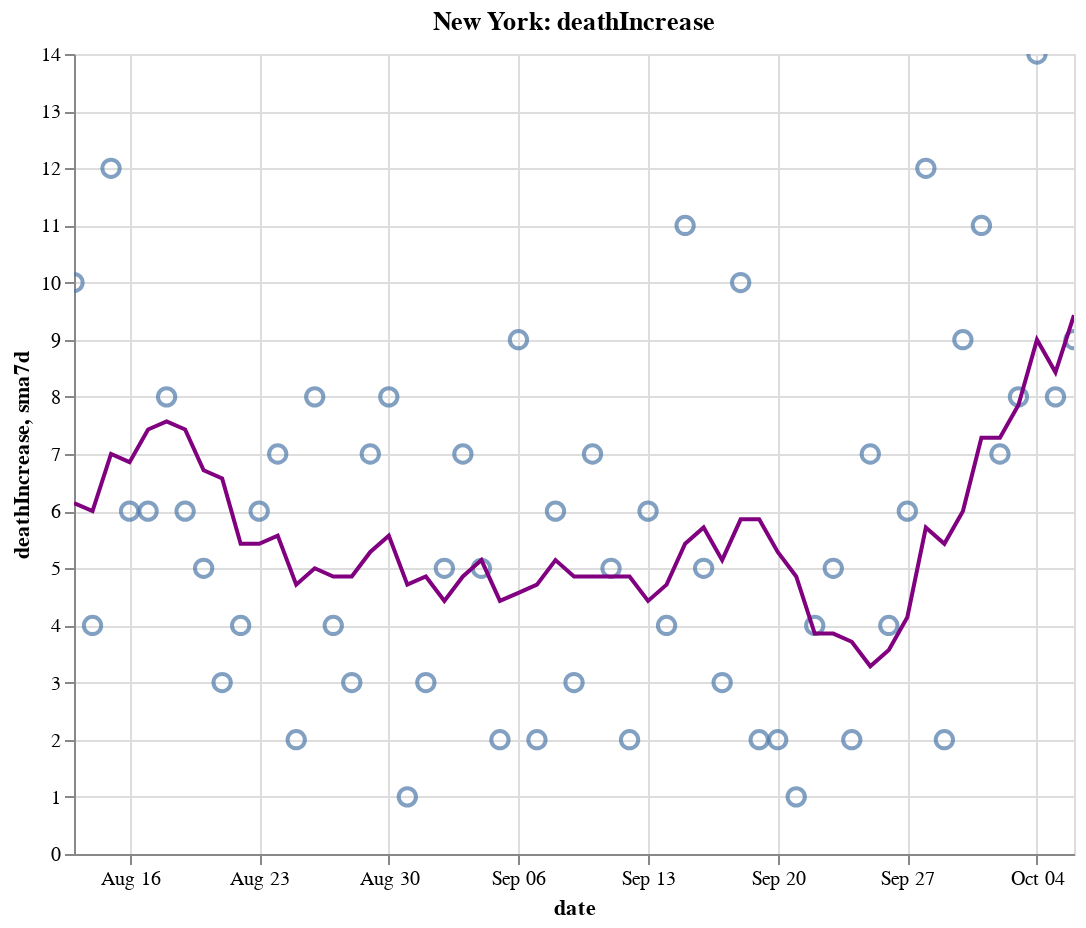

Here is the notebook cell this chart was saved with:
### Code cell
create_plot(ny, 'deathIncrease')

### Figure 1 — Vega-Lite specification as saved in the notebook (floating-point values rounded to 4 significant figures)
{"config": {"view": {"continuousWidth": 400, "continuousHeight": 300}}, "layer": [{"layer": [{"mark": {"type": "point", "size": 75}, "encoding": {"tooltip": [{"type": "temporal", "field": "date"}, {"type": "quantitative", "field": "deathIncrease"}, {"type": "quantitative", "field": "sma7d"}], "x": {"type": "temporal", "field": "date"}, "y": {"type": "quantitative", "field": "deathIncrease"}}, "selection": {"selector012": {"type": "interval", "bind": "scales", "encodings": ["x", "y"]}}}, {"mark": {"type": "line", "color": "purple"}, "encoding": {"x": {"type": "temporal", "field": "date"}, "y": {"type": "quantitative", "field": "sma7d"}}}]}, {"mark": {"type": "rule", "color": "#aaa"}, "encoding": {"x": {"type": "temporal", "field": "date"}}, "transform": [{"filter": {"selection": "selector011"}}]}, {"mark": "circle", "encoding": {"opacity": {"condition": {"value": 1, "selection": "selector011"}, "value": 0}, "tooltip": [{"type": "temporal", "field": "date"}, {"type": "quantitative", "field": "deathIncrease"}, {"type": "quantitative", "field": "sma7d"}], "x": {"type": "temporal", "field": "date"}, "y": {"type": "quantitative", "field": "deathIncrease"}}, "selection": {"selector011": {"type": "single", "encodings": ["x"], "on": "mouseover", "nearest": true, "empty": "none"}}}, {"mark": {"type": "text", "align": "left", "dx": 5, "dy": -5, "stroke": "white", "strokeWidth": 2}, "encoding": {"text": {"type": "quantitative", "field": "deathIncrease"}, "tooltip": [{"type": "temporal", "field": "date"}, {"type": "quantitative", "field": "deathIncrease"}, {"type": "quantitative", "field": "sma7d"}], "x": {"type": "temporal", "field": "date"}, "y": {"type": "quantitative", "field": "deathIncrease"}}, "transform": [{"filter": {"selection": "selector011"}}]}, {"mark": {"type": "text", "align": "left", "dx": 5, "dy": -5}, "encoding": {"text": {"type": "quantitative", "field": "deathIncrease"}, "tooltip": [{"type": "temporal", "field": "date"}, {"type": "quantitative", "field": "deathIncrease"}, {"type": "quantitative", "field": "sma7d"}], "x": {"type": "temporal", "field": "date"}, "y": {"type": "quantitative", "field": "deathIncrease"}}, "transform": [{"filter": {"selection": "selector011"}}]}], "data": {"name": "data-e785c418b032461aa64150c60d0665f9"}, "height": 400, "title": "New York: deathIncrease", "width": 500, "$schema": "https://vega.github.io/schema/vega-lite/v4.8.1.json", "datasets": {"data-e785c418b032461aa64150c60d0665f9": [{"date": "2020-08-13T00:00:00", "totalTestResultsIncrease": 87900.0, "positiveIncrease": 737.0, "death": 25230.0, "deathIncrease": 10.0, "positiveRate": 0.008, "state": "New York", "sma7d": 6.143}, {"date": "2020-08-14T00:00:00", "totalTestResultsIncrease": 85460.0, "positiveIncrease": 727.0, "death": 25230.0, "deathIncrease": 4.0, "positiveRate": 0.009, "state": "New York", "sma7d": 6.0}, {"date": "2020-08-15T00:00:00", "totalTestResultsIncrease": 88670.0, "positiveIncrease": 734.0, "death": 25240.0, "deathIncrease": 12.0, "positiveRate": 0.008, "state": "New York", "sma7d": 7.0}, {"date": "2020-08-16T00:00:00", "totalTestResultsIncrease": 77690.0, "positiveIncrease": 607.0, "death": 25250.0, "deathIncrease": 6.0, "positiveRate": 0.008, "state": "New York", "sma7d": 6.857}, {"date": "2020-08-17T00:00:00", "totalTestResultsIncrease": 56890.0, "positiveIncrease": 408.0, "death": 25260.0, "deathIncrease": 6.0, "positiveRate": 0.007, "state": "New York", "sma7d": 7.429}, {"date": "2020-08-18T00:00:00", "totalTestResultsIncrease": 66890.0, "positiveIncrease": 655.0, "death": 25260.0, "deathIncrease": 8.0, "positiveRate": 0.01, "state": "New York", "sma7d": 7.571}, {"date": "2020-08-19T00:00:00", "totalTestResultsIncrease": 80420.0, "positiveIncrease": 631.0, "death": 25270.0, "deathIncrease": 6.0, "positiveRate": 0.008, "state": "New York", "sma7d": 7.429}, {"date": "2020-08-20T00:00:00", "totalTestResultsIncrease": 80980.0, "positiveIncrease": 601.0, "death": 25280.0, "deathIncrease": 5.0, "positiveRate": 0.007, "state": "New York", "sma7d": 6.714}, {"date": "2020-08-21T00:00:00", "totalTestResultsIncrease": 98880.0, "positiveIncrease": 709.0, "death": 25280.0, "deathIncrease": 3.0, "positiveRate": 0.007, "state": "New York", "sma7d": 6.571}, {"date": "2020-08-22T00:00:00", "totalTestResultsIncrease": 94850.0, "positiveIncrease": 653.0, "death": 25280.0, "deathIncrease": 4.0, "positiveRate": 0.007, "state": "New York", "sma7d": 5.429}, {"date": "2020-08-23T00:00:00", "totalTestResultsIncrease": 74040.0, "positiveIncrease": 572.0, "death": 25290.0, "deathIncrease": 6.0, "positiveRate": 0.008, "state": "New York", "sma7d": 5.429}, {"date": "2020-08-24T00:00:00", "totalTestResultsIncrease": 62030.0, "positiveIncrease": 408.0, "death": 25300.0, "deathIncrease": 7.0, "positiveRate": 0.007, "state": "New York", "sma7d": 5.571}, {"date": "2020-08-25T00:00:00", "totalTestResultsIncrease": 67260.0, "positiveIncrease": 629.0, "death": 25300.0, "deathIncrease": 2.0, "positiveRate": 0.009, "state": "New York", "sma7d": 4.714}, {"date": "2020-08-26T00:00:00", "totalTestResultsIncrease": 71190.0, "positiveIncrease": 566.0, "death": 25300.0, "deathIncrease": 8.0, "positiveRate": 0.008, "state": "New York", "sma7d": 5.0}, {"date": "2020-08-27T00:00:00", "totalTestResultsIncrease": 83440.0, "positiveIncrease": 791.0, "death": 25310.0, "deathIncrease": 4.0, "positiveRate": 0.009, "state": "New York", "sma7d": 4.857}, {"date": "2020-08-28T00:00:00", "totalTestResultsIncrease": 97830.0, "positiveIncrease": 636.0, "death": 25310.0, "deathIncrease": 3.0, "positiveRate": 0.007, "state": "New York", "sma7d": 4.857}, {"date": "2020-08-29T00:00:00", "totalTestResultsIncrease": 93870.0, "positiveIncrease": 635.0, "death": 25320.0, "deathIncrease": 7.0, "positiveRate": 0.007, "state": "New York", "sma7d": 5.286}, {"date": "2020-08-30T00:00:00", "totalTestResultsIncrease": 100000.0, "positiveIncrease": 698.0, "death": 25330.0, "deathIncrease": 8.0, "positiveRate": 0.007, "state": "New York", "sma7d": 5.571}, {"date": "2020-08-31T00:00:00", "totalTestResultsIncrease": 66240.0, "positiveIncrease": 656.0, "death": 25330.0, "deathIncrease": 1.0, "positiveRate": 0.01, "state": "New York", "sma7d": 4.714}, {"date": "2020-09-01T00:00:00", "totalTestResultsIncrease": 77000.0, "positiveIncrease": 754.0, "death": 25330.0, "deathIncrease": 3.0, "positiveRate": 0.01, "state": "New York", "sma7d": 4.857}, {"date": "2020-09-02T00:00:00", "totalTestResultsIncrease": 88450.0, "positiveIncrease": 708.0, "death": 25340.0, "deathIncrease": 5.0, "positiveRate": 0.008, "state": "New York", "sma7d": 4.429}, {"date": "2020-09-03T00:00:00", "totalTestResultsIncrease": 88980.0, "positiveIncrease": 889.0, "death": 25340.0, "deathIncrease": 7.0, "positiveRate": 0.01, "state": "New York", "sma7d": 4.857}, {"date": "2020-09-04T00:00:00", "totalTestResultsIncrease": 93400.0, "positiveIncrease": 864.0, "death": 25350.0, "deathIncrease": 5.0, "positiveRate": 0.009, "state": "New York", "sma7d": 5.143}, {"date": "2020-09-05T00:00:00", "totalTestResultsIncrease": 99760.0, "positiveIncrease": 801.0, "death": 25350.0, "deathIncrease": 2.0, "positiveRate": 0.008, "state": "New York", "sma7d": 4.429}, {"date": "2020-09-06T00:00:00", "totalTestResultsIncrease": 85630.0, "positiveIncrease": 729.0, "death": 25360.0, "deathIncrease": 9.0, "positiveRate": 0.009, "state": "New York", "sma7d": 4.571}, {"date": "2020-09-07T00:00:00", "totalTestResultsIncrease": 58860.0, "positiveIncrease": 520.0, "death": 25360.0, "deathIncrease": 2.0, "positiveRate": 0.009, "state": "New York", "sma7d": 4.714}, {"date": "2020-09-08T00:00:00", "totalTestResultsIncrease": 57830.0, "positiveIncrease": 557.0, "death": 25370.0, "deathIncrease": 6.0, "positiveRate": 0.01, "state": "New York", "sma7d": 5.143}, {"date": "2020-09-09T00:00:00", "totalTestResultsIncrease": 63230.0, "positiveIncrease": 576.0, "death": 25370.0, "deathIncrease": 3.0, "positiveRate": 0.009, "state": "New York", "sma7d": 4.857}, {"date": "2020-09-10T00:00:00", "totalTestResultsIncrease": 76810.0, "positiveIncrease": 757.0, "death": 25380.0, "deathIncrease": 7.0, "positiveRate": 0.01, "state": "New York", "sma7d": 4.857}, {"date": "2020-09-11T00:00:00", "totalTestResultsIncrease": 89720.0, "positiveIncrease": 880.0, "death": 25380.0, "deathIncrease": 5.0, "positiveRate": 0.01, "state": "New York", "sma7d": 4.857}, {"date": "2020-09-12T00:00:00", "totalTestResultsIncrease": 102900.0, "positiveIncrease": 849.0, "death": 25380.0, "deathIncrease": 2.0, "positiveRate": 0.008, "state": "New York", "sma7d": 4.857}, {"date": "2020-09-13T00:00:00", "totalTestResultsIncrease": 72670.0, "positiveIncrease": 725.0, "death": 25390.0, "deathIncrease": 6.0, "positiveRate": 0.01, "state": "New York", "sma7d": 4.429}, {"date": "2020-09-14T00:00:00", "totalTestResultsIncrease": 63360.0, "positiveIncrease": 583.0, "death": 25390.0, "deathIncrease": 4.0, "positiveRate": 0.009, "state": "New York", "sma7d": 4.714}, {"date": "2020-09-15T00:00:00", "totalTestResultsIncrease": 73680.0, "positiveIncrease": 766.0, "death": 25400.0, "deathIncrease": 11.0, "positiveRate": 0.01, "state": "New York", "sma7d": 5.429}, {"date": "2020-09-16T00:00:00", "totalTestResultsIncrease": 75090.0, "positiveIncrease": 652.0, "death": 25410.0, "deathIncrease": 5.0, "positiveRate": 0.009, "state": "New York", "sma7d": 5.714}, {"date": "2020-09-17T00:00:00", "totalTestResultsIncrease": 91500.0, "positiveIncrease": 896.0, "death": 25410.0, "deathIncrease": 3.0, "positiveRate": 0.01, "state": "New York", "sma7d": 5.143}, {"date": "2020-09-18T00:00:00", "totalTestResultsIncrease": 89730.0, "positiveIncrease": 790.0, "death": 25420.0, "deathIncrease": 10.0, "positiveRate": 0.009, "state": "New York", "sma7d": 5.857}, {"date": "2020-09-19T00:00:00", "totalTestResultsIncrease": 110400.0, "positiveIncrease": 986.0, "death": 25420.0, "deathIncrease": 2.0, "positiveRate": 0.009, "state": "New York", "sma7d": 5.857}, {"date": "2020-09-20T00:00:00", "totalTestResultsIncrease": 100400.0, "positiveIncrease": 862.0, "death": 25430.0, "deathIncrease": 2.0, "positiveRate": 0.009, "state": "New York", "sma7d": 5.286}, {"date": "2020-09-21T00:00:00", "totalTestResultsIncrease": 58320.0, "positiveIncrease": 573.0, "death": 25430.0, "deathIncrease": 1.0, "positiveRate": 0.01, "state": "New York", "sma7d": 4.857}, {"date": "2020-09-22T00:00:00", "totalTestResultsIncrease": 84000.0, "positiveIncrease": 754.0, "death": 25430.0, "deathIncrease": 4.0, "positiveRate": 0.009, "state": "New York", "sma7d": 3.857}, {"date": "2020-09-23T00:00:00", "totalTestResultsIncrease": 70930.0, "positiveIncrease": 665.0, "death": 25440.0, "deathIncrease": 5.0, "positiveRate": 0.009, "state": "New York", "sma7d": 3.857}, {"date": "2020-09-24T00:00:00", "totalTestResultsIncrease": 92950.0, "positiveIncrease": 955.0, "death": 25440.0, "deathIncrease": 2.0, "positiveRate": 0.01, "state": "New York", "sma7d": 3.714}, {"date": "2020-09-25T00:00:00", "totalTestResultsIncrease": 94820.0, "positiveIncrease": 908.0, "death": 25450.0, "deathIncrease": 7.0, "positiveRate": 0.01, "state": "New York", "sma7d": 3.286}, {"date": "2020-09-26T00:00:00", "totalTestResultsIncrease": 99950.0, "positiveIncrease": 1005.0, "death": 25450.0, "deathIncrease": 4.0, "positiveRate": 0.01, "state": "New York", "sma7d": 3.571}, {"date": "2020-09-27T00:00:00", "totalTestResultsIncrease": 84770.0, "positiveIncrease": 866.0, "death": 25460.0, "deathIncrease": 6.0, "positiveRate": 0.01, "state": "New York", "sma7d": 4.143}, {"date": "2020-09-28T00:00:00", "totalTestResultsIncrease": 52940.0, "positiveIncrease": 834.0, "death": 25470.0, "deathIncrease": 12.0, "positiveRate": 0.016, "state": "New York", "sma7d": 5.714}, {"date": "2020-09-29T00:00:00", "totalTestResultsIncrease": 88230.0, "positiveIncrease": 1189.0, "death": 25470.0, "deathIncrease": 2.0, "positiveRate": 0.013, "state": "New York", "sma7d": 5.429}, {"date": "2020-09-30T00:00:00", "totalTestResultsIncrease": 97960.0, "positiveIncrease": 1000.0, "death": 25480.0, "deathIncrease": 9.0, "positiveRate": 0.01, "state": "New York", "sma7d": 6.0}, {"date": "2020-10-01T00:00:00", "totalTestResultsIncrease": 109200.0, "positiveIncrease": 1382.0, "death": 25490.0, "deathIncrease": 11.0, "positiveRate": 0.013, "state": "New York", "sma7d": 7.286}, {"date": "2020-10-02T00:00:00", "totalTestResultsIncrease": 119500.0, "positiveIncrease": 1598.0, "death": 25500.0, "deathIncrease": 7.0, "positiveRate": 0.013, "state": "New York", "sma7d": 7.286}, {"date": "2020-10-03T00:00:00", "totalTestResultsIncrease": 134300.0, "positiveIncrease": 1731.0, "death": 25500.0, "deathIncrease": 8.0, "positiveRate": 0.013, "state": "New York", "sma7d": 7.857}, {"date": "2020-10-04T00:00:00", "totalTestResultsIncrease": 110300.0, "positiveIncrease": 1222.0, "death": 25520.0, "deathIncrease": 14.0, "positiveRate": 0.011, "state": "New York", "sma7d": 9.0}, {"date": "2020-10-05T00:00:00", "totalTestResultsIncrease": 76400.0, "positiveIncrease": 933.0, "death": 25530.0, "deathIncrease": 8.0, "positiveRate": 0.012, "state": "New York", "sma7d": 8.429}, {"date": "2020-10-06T00:00:00", "totalTestResultsIncrease": 96360.0, "positiveIncrease": 1393.0, "death": 25540.0, "deathIncrease": 9.0, "positiveRate": 0.014, "state": "New York", "sma7d": 9.429}]}}
